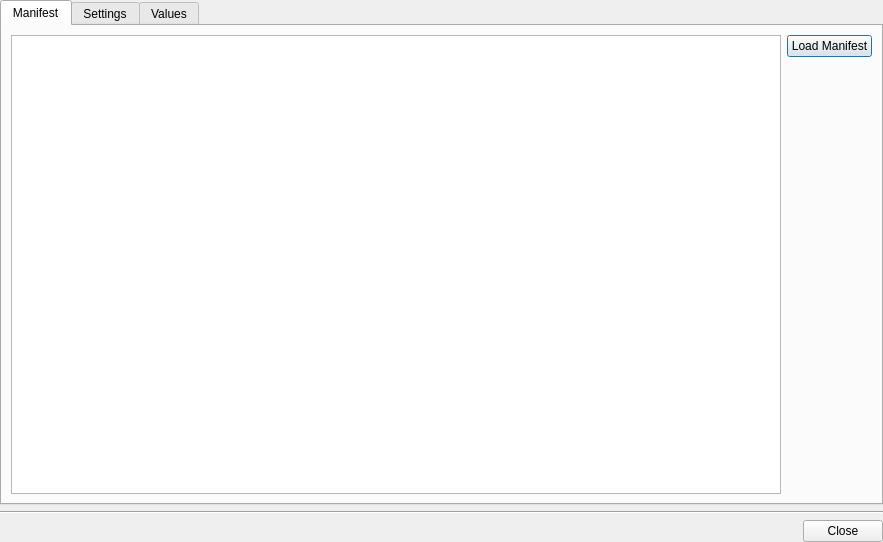
<?xml version="1.0" encoding="UTF-8"?>
<ui version="4.0">
 <class>InteractiveSettingsTestDialog</class>
 <widget class="QDialog" name="InteractiveSettingsTestDialog">
  <property name="geometry">
   <rect>
    <x>0</x>
    <y>0</y>
    <width>883</width>
    <height>542</height>
   </rect>
  </property>
  <layout class="QGridLayout" name="gridLayout">
   <property name="leftMargin">
    <number>0</number>
   </property>
   <property name="topMargin">
    <number>0</number>
   </property>
   <property name="rightMargin">
    <number>0</number>
   </property>
   <property name="bottomMargin">
    <number>0</number>
   </property>
   <item row="0" column="0">
    <widget class="QTabWidget" name="tabWidget">
     <property name="currentIndex">
      <number>0</number>
     </property>
     <property name="tabBarAutoHide">
      <bool>true</bool>
     </property>
     <widget class="QWidget" name="manifestTab">
      <attribute name="title">
       <string notr="true">Manifest</string>
      </attribute>
      <layout class="QGridLayout" name="gridLayout_2">
       <item row="1" column="1">
        <spacer name="verticalSpacer">
         <property name="orientation">
          <enum>Qt::Vertical</enum>
         </property>
         <property name="sizeHint" stdset="0">
          <size>
           <width>20</width>
           <height>40</height>
          </size>
         </property>
        </spacer>
       </item>
       <item row="0" column="0" rowspan="2">
        <widget class="QPlainTextEdit" name="manifestTextEdit"/>
       </item>
       <item row="0" column="1">
        <widget class="QPushButton" name="loadButton">
         <property name="text">
          <string notr="true">Load Manifest</string>
         </property>
        </widget>
       </item>
      </layout>
     </widget>
     <widget class="QWidget" name="settingsTab">
      <attribute name="title">
       <string notr="true">Settings</string>
      </attribute>
      <layout class="QVBoxLayout" name="verticalLayout_2">
       <property name="leftMargin">
        <number>8</number>
       </property>
       <property name="topMargin">
        <number>8</number>
       </property>
       <property name="rightMargin">
        <number>8</number>
       </property>
       <property name="bottomMargin">
        <number>8</number>
       </property>
      </layout>
     </widget>
     <widget class="QWidget" name="valuesTab">
      <attribute name="title">
       <string notr="true">Values</string>
      </attribute>
      <layout class="QVBoxLayout" name="verticalLayout">
       <item>
        <widget class="QTableWidget" name="valuesTableWidget">
         <property name="columnCount">
          <number>2</number>
         </property>
         <attribute name="horizontalHeaderVisible">
          <bool>false</bool>
         </attribute>
         <attribute name="horizontalHeaderDefaultSectionSize">
          <number>200</number>
         </attribute>
         <attribute name="horizontalHeaderStretchLastSection">
          <bool>true</bool>
         </attribute>
         <attribute name="verticalHeaderVisible">
          <bool>false</bool>
         </attribute>
         <column/>
         <column/>
        </widget>
       </item>
      </layout>
     </widget>
    </widget>
   </item>
   <item row="1" column="0">
    <widget class="Line" name="line">
     <property name="orientation">
      <enum>Qt::Horizontal</enum>
     </property>
    </widget>
   </item>
   <item row="2" column="0">
    <widget class="QDialogButtonBox" name="buttonBox">
     <property name="orientation">
      <enum>Qt::Horizontal</enum>
     </property>
     <property name="standardButtons">
      <set>QDialogButtonBox::Close</set>
     </property>
    </widget>
   </item>
  </layout>
 </widget>
 <resources/>
 <connections/>
</ui>
